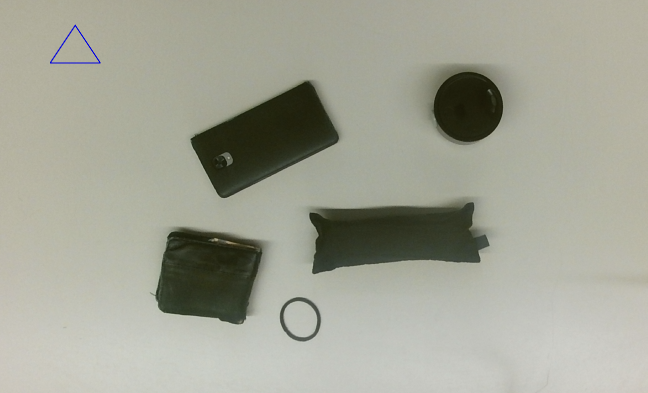
#> input picture code/Testing/drawn_grid.png, 1295 x 786 px (shown at 1/2 size); its folder holds only this picture in this run
$ python -i edge_thinning.py   (imports and definitions only)
#> lines starting #> are read from the running program, lines starting #| are printed output that depends on the picture; after the words box and inside, x2 and y2 are one past the last pixel; in counts of white or black regions, pixels touching at a corner belong together
#> the answer given: drawn_grid.png
#> in sobel_en_thin, image is the input picture: shape (786, 1295, 3); mean R, G, B 162.3, 163.5, 149.7
### code/Main/whole_process2.py
# OS.JOIN !!!!!!!!!!!!!!!
import cv2
from pykinect2 import PyKinectV2
from pykinect2 import PyKinectRuntime

import numpy as np
from statistics import mean
from PIL import Image, ImageDraw, ImageFont
import os
import matplotlib.pyplot as plt
import matplotlib.gridspec as gridspec
from scipy import ndimage
import time
import pickle
from sklearn.cluster import DBSCAN
import math

import ntpath

# path to ESAT7A1 directory of the github
currentDir = os.path.dirname(os.path.abspath(__file__)).replace("code\\Main", "")

# Algorithm variables:
gauss_repetitions      = 1  # gaussian blur
low_threshold          = 10  # hysteresis
high_threshold         = 80  # hysteresis

# Test Variables
timed                  = True
printing               = True
show_imgs              = True
save_imgs              = False
detection_matrix_save  = False


###### HULPFUNCTIES #######
def get_globals():
    # for the GUI
    return globals()


# [88 lines left out: functions show_images, save_images, is_connected, kinect_to_pc, not called in this run]


####### IMAGE PROCESSING #######
def grayscale(image):
    """
    :return: a grayscaled version of the input image
    """
    gray_image = (0.3 * image[:, :, 0] + 0.59 * image[:, :, 1] + 0.11 * image[:, :, 2]).astype(np.uint8)
    return gray_image


def gaussian_blur(image, reps):
    """
    blur the image 'reps' times with a chosen kernel
    :return: a slightly blurred version of the input image
    """
#> called with reps = 1
    if reps != 0:
        GaussianKernel = np.array([[1 / 16, 1 / 8, 1 / 16], [1 / 8, 1 / 4, 1 / 8], [1 / 16, 1 / 8, 1 / 16]])
        for i in range(reps):
            image = ndimage.convolve(image, GaussianKernel)

    return image


# [66 lines left out: functions sobel, hysteresis, process_image, not called in this run]


####### DETECTING OBJECTS #######
def detect_objects(matrix):
    matrix = matrix[::2, ::2].copy().astype(np.int32)  # new matrix with every other element of the rows and cols
    d = np.transpose(np.nonzero(matrix))  # get the indices of the ones
    db = DBSCAN(eps=6, min_samples=78,n_jobs=-1).fit(d)  # DBSCAN
    nb_objects = max(db.labels_) +1
    np.place(matrix, matrix, (db.labels_+1).astype(np.int32))  # map/place the labels of db_scan over matrix (where matrix==1)

    return matrix, nb_objects

counter         = 0
# min_nb_pixels   = 100
show            = True
save            = True
timed           = True
whileloop       = 0
Rest            = 0


# [157 lines left out: functions return_pixel_neighbours, is_part_of_an_object, are_part_of_same_object, detect_objects_senne, draw_boxes, hoekpunten_vinden and 1 more, not called in this run]


# [3 lines that do not run on import are left out]

### code/Testing/edge_thinning.py
import numpy as np
from scipy import ndimage
import math
import matplotlib.pyplot as plt
import tkinter as tk
from PIL import Image
from tkinter import filedialog
from Main.whole_process2 import grayscale, gaussian_blur, detect_objects
import time

timed = True
th_low = 0


def sobel(image):

    image = image.astype(np.int32)  # heel belangrijk, anders doet convolve vreemde dingen
#> image: shape (786, 1295) int32
    # define filters
    horizontal = np.array([[-1, 0, 1], [-2, 0, 2], [-1, 0, 1]])  # s2
    vertical = np.array([[-1, -2, -1], [0, 0, 0], [1, 2, 1]])  # s1

    # initialize new images
    Gh = ndimage.convolve(image, horizontal)
    Gv = ndimage.convolve(image, vertical)
    # print(f"* the horizontal gradient is: \n{Gh}\n")
    # print(f"* the vertical gradient is: \n{Gv}\n")

    # this needs to be done here because later on GH and GV change
    theta_rad = np.arctan2(Gv, Gh)
    theta_deg = theta_rad * 180 /math.pi
    theta_deg = theta_deg.astype(np.int32)
    # print(f"* the angles are: \n{theta_deg}\n")

    Magnitude = np.sqrt(np.square(Gh) + np.square(Gv))
    if np.amax(Magnitude) > 255:
        Magnitude = np.interp(Magnitude, (Magnitude.min(), Magnitude.max()), (0, 255))
    Magnitude = Magnitude.astype(np.uint8)  # reconvert range to (0, 255)

    return Magnitude, theta_deg


def thin_edges(magnitude, angle, low):
    """
    thin the edges and delete the values below the low threshold so that it doesn't need to happen in hysteresis anymore
    (or don't delete the low ones, doesn't really matter when it happens)
    """
#> called with low = 0
    # define footprints for the angle cases (1, 2, 3 and 4)
    t1 = time.time()
    f1 = np.array([[1, 0, 1]])
    f2 = np.array([[1, 0, 0], [0, 0, 0], [0, 0, 1]])  # hier had ik f4 verwacht, ma de hoeken kloppen niet
    f3 = np.array([[1], [0], [1]])
    f4 = np.array([[0, 0, 1], [0, 0, 0], [1, 0, 0]])  # hier had ik f2 verwacht
    # define conditions
    t2 = time.time()
    cond1 = magnitude >= ndimage.maximum_filter(magnitude, footprint=f1, mode='constant', cval=-np.inf)  # True/False matrix
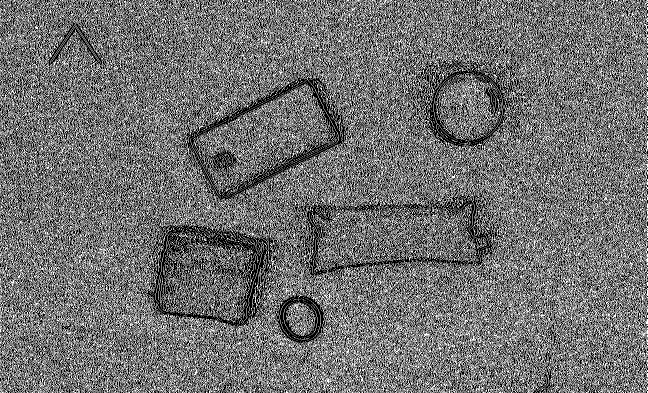
#> cond1: shape (786, 1295) bool (shown at 1/2 size); 44.2% white in thin lines or dots
    cond2 = magnitude >= ndimage.maximum_filter(magnitude, footprint=f2, mode='constant', cval=-np.inf)  # True/False matrix
#> cond2: shape (786, 1295) bool; 43.2% white in thin lines or dots
    cond3 = magnitude >= ndimage.maximum_filter(magnitude, footprint=f3, mode='constant', cval=-np.inf)  # True/False matrix
#> cond3: shape (786, 1295) bool; 43.9% white in thin lines or dots
    cond4 = magnitude >= ndimage.maximum_filter(magnitude, footprint=f4, mode='constant', cval=-np.inf)  # True/False matrixcond1 = magnitude >= ndimage.maximum_filter(magnitude, footprint=f1, mode='constant', cval=-np.inf)  # True/False matrix
#> cond4: shape (786, 1295) bool; 43.2% white in thin lines or dots
    t3 = time.time()
    pos_ang = np.where(angle < 0, angle + 180, angle)  # make the negative angles positive, works for this application
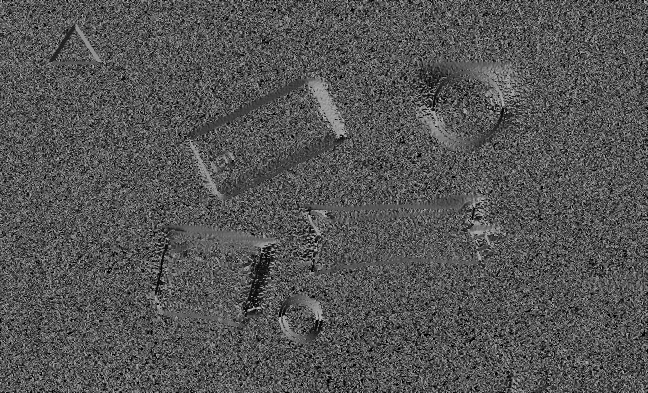
#> pos_ang: shape (786, 1295) int32 (shown at 1/2 size); min 0, max 180, mean 84.8
    t4 = time.time()
    # transform the angle matrix to a matrix of 1/0, indicating wether the element is the highest along its gradient
    ang_to_bool = np.where(pos_ang <= 22.5, cond1, np.where(pos_ang <= 67.5, cond2, np.where(pos_ang <= 112.5, cond3, np.where(
                    pos_ang <= 157.5, cond4, np.where(pos_ang > 157.5, cond1, pos_ang)))))
#> ang_to_bool: shape (786, 1295) int32; values 0 (black) and 1 (white), 51.7% white; black in thin lines or dots
    t5 = time.time()
    filtered = np.where(magnitude > low, ang_to_bool, 0)  # keep only the bools of the values higher than the low th
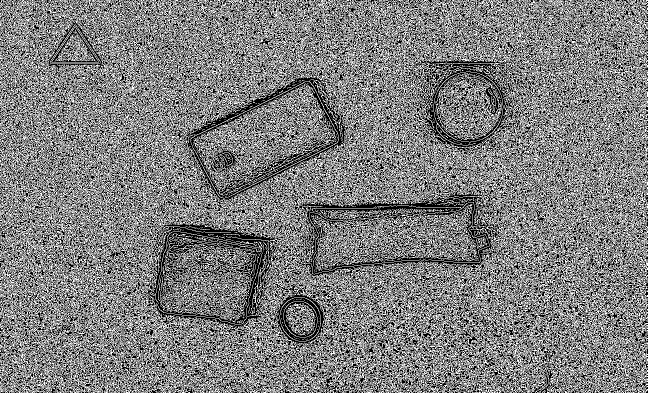
#> filtered: shape (786, 1295) int32 (shown at 1/2 size); values 0 (black) and 1 (white), 49.7% white in thin lines or dots
    t6 = time.time()
    remasked = np.where(filtered, magnitude, 0)  # og waardes er weer over trekken
    t7 = time.time()

    global timed
    if timed:
        print("EDGE THINNING:")
        print(f"Defining footprints:      {t2-t1}s")
        print(f"Defining conditions:      {t3-t2}s")
        print(f"Calculating pos_ang:      {t4-t3}s")
        print(f"Calculating ang_to_bool:  {t5-t4}s")
        print(f"Filtering:                {t6-t5}s")
        print(f"Remasking:                {t7-t6}s")
        print("-----------------------------------")
        print(f"TOTAL TIME:               {t7-t1}s\n")

    return remasked


def hysteresis(image, low, high):
    """
    :return: a matrix consisting of 0s and 1s indicating the edges after thresholding
    """
#> called with low = 10, high = 80
    structure = np.array([[1, 1, 1], [1, 1, 1], [1, 1, 1]])
    low = np.clip(low, a_min=None, a_max=high)  # ensure low always below high
    mask_low = image > low  # seperate 'weak/strong' values (mask_low[*,*]==True) from 'noise' values (=False)
#> mask_low: shape (786, 1295) bool; 3.6% white; 240 white regions (210 under 20 px), largest, box (x1, y1, x2, y2) and area: (298, 451, 545, 652) 10681, (379, 157, 686, 399) 7533, (611, 391, 981, 551) 7376
    mask_high = image >= high  # seperate 'strong' values (=True) from 'weak/noise' values (=False)
#> mask_high: shape (786, 1295) bool; 0.92% white in thin lines or dots, all inside (x1, y1, x2, y2) = (99, 48, 1008, 684)
    # Connected components of mask_low
    labels_low, num_labels = ndimage.label(mask_low, structure)  # detecting and naming islands, and also returns nb of islands (making a map of the islands)
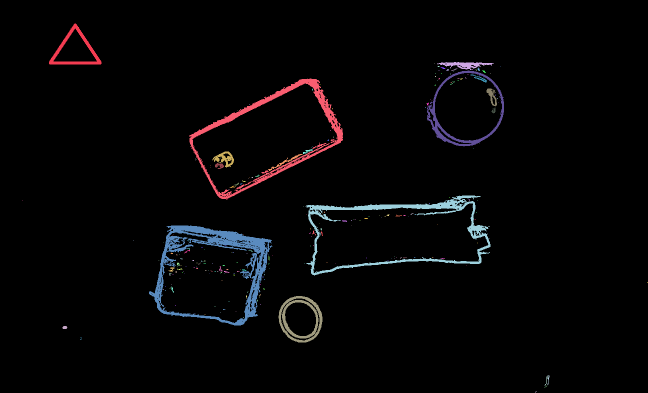
#> labels_low: shape (786, 1295) int32 (shown at 1/2 size); 241 distinct labels, from 0 to 240; one colour per label, 0 black
#> num_labels = 240
    # Check which connected components contain pixels from mask_high
    sums = ndimage.sum(mask_high, labels_low, np.arange(num_labels + 1))  # list of how many high's each island has
#> sums = 241 values, max 1967 at index 73, min 0 at index 0, mean 38.81
    connected_to_high = sums > 0  # seperate islands with at least one 'high' (=True) from islands without highs(=False)
    thresholded = connected_to_high[labels_low]  # special np thing, projecs the values of 'connected_to_high' onto the island of which the name (1,2,3...) is the same as the index of 'connected to high'
    # transform from True/False to 1/0
    thresholded = thresholded.astype(np.uint8)

    return thresholded


# def thin_edgess(magnitude, angle, low):
#     # define footprints for the angle cases (1, 2, 3 and 4)
#     f1 = np.array([[1, 0, 1]])
#     f2 = np.array([[1, 0, 0], [0, 0, 0], [0, 0, 1]])
#     f3 = np.array([[1], [0], [1]])
#     f4 = np.array([[0, 0, 1], [0, 0, 0], [1, 0, 0]])
#     # define conditions
#     t3 = time.time()
#     cond1 = magnitude >= ndimage.maximum_filter(magnitude, footprint=f1, mode='constant', cval=-np.inf)  # True/False
#     cond2 = magnitude >= ndimage.maximum_filter(magnitude, footprint=f2, mode='constant', cval=-np.inf)  # True/False
#     cond3 = magnitude >= ndimage.maximum_filter(magnitude, footprint=f3, mode='constant', cval=-np.inf)  # True/False
#     cond4 = magnitude >= ndimage.maximum_filter(magnitude, footprint=f4, mode='constant', cval=-np.inf)  # True/False
#     t4 = time.time()
#     # print(t4-t3)
#
#     ang_pos = np.where(angle < 0, angle + 180, angle)  # make the negative angles positive, works for this application
#     ang_pos_ = ang_pos.copy()  # make the negative angles positive, works for this application
#     t1 = time.time()
#     # ja kijk dit verandert ang_pos en da es nie hoed e, want je gebruikt dat nog als referentie
#     # en nu we dat niet meer doen, gaat het zelfs trager dan de eerste versie
#     np.putmask(ang_pos_, ang_pos > 157.5, cond1)
#     np.putmask(ang_pos_, ang_pos <= 157.5, cond4)
#     np.putmask(ang_pos_, ang_pos <= 112.5, cond3)
#     np.putmask(ang_pos_, ang_pos <= 67.5, cond2)
#     np.putmask(ang_pos_, ang_pos <= 22.5, cond1)
#     t2 = time.time()
#     print(t2-t1)
#
#     filtered = np.where(magnitude > low, ang_pos_, 0)  # keep only the angles of the values higher than the low th
#     remasked = np.where(filtered, magnitude, 0)  # og waardes er weer over trekken
#
#     return remasked


# def thin_edgess(magnitude, angle, low):
#     # print(f"*magnitude:\n{magnitude}\n*angle:\n{angle}")
#     # define footprints for the angle cases (1, 2, 3 and 4)
#     f1 = np.array([[1, 0, 1]])
#     f2 = np.array([[1, 0, 0], [0, 0, 0], [0, 0, 1]])  # hier had ik f4 verwacht, ma de hoeken kloppen niet
#     f3 = np.array([[1], [0], [1]])
#     f4 = np.array([[0, 0, 1], [0, 0, 0], [1, 0, 0]])  # hier had ik f2 verwacht
#     # define conditions
#     cond1 = magnitude >= ndimage.maximum_filter(magnitude, footprint=f1, mode='constant', cval=-np.inf)  # True/False
#     cond2 = magnitude >= ndimage.maximum_filter(magnitude, footprint=f2, mode='constant', cval=-np.inf)  # True/False
#     cond3 = magnitude >= ndimage.maximum_filter(magnitude, footprint=f3, mode='constant', cval=-np.inf)  # True/False
#     cond4 = magnitude >= ndimage.maximum_filter(magnitude, footprint=f4, mode='constant', cval=-np.inf)  # True/False
#
#     filter_zero_mag = np.where(magnitude == 0, 181, angle)
#     # print(f"*filter_zero_mag:\n{filter_zero_mag}")
#     ang_pos = np.where(filter_zero_mag < 0, filter_zero_mag + 180, filter_zero_mag)  # make the negative angles positive, works for this application
#     # print(f"*ang_pos: \n{ang_pos}")
#     # ang_to_num = np.where(ang_pos <= 22.5, 1, np.where(ang_pos <= 67.5, 2, np.where(ang_pos <= 112.5, 3, np.where(
#     #                 ang_pos <= 157.5, 4, np.where(ang_pos > 157.5, 1, ang_pos)))))
#     # filter = np.where(magnitude > low, ang_to_num, 0)  # keep only the angles of the values higher than the low th
#
#     ang_to_num = np.where(ang_pos <= 22.5, cond1, np.where(ang_pos <= 67.5, cond2, np.where(ang_pos <= 112.5, cond3, np.where(
#                     ang_pos <= 157.5, cond4, np.where(ang_pos > 157.5, cond1, np.where(ang_pos >180, 0, ang_pos))))))
#     # filtered = np.where(magnitude > low, ang_to_num, 0)  # keep only the angles of the values higher than the low t
#     # print(f"*ang_to_num: \n{ang_to_num}")
#     remasked = np.where(ang_to_num, magnitude, 0)  # og waardes er weer over trekken
#     # print(f"*remasked: \n{remasked}")
#
#     return remasked


# a1 = np.array([[1, 0, 120, 250, 255],
#                [0, 0, 120, 250, 255],
#                [0, 0, 120, 250, 255],
#                [0, 0, 120, 250, 255],
#                [0, 0, 120, 250, 255]])

# a1 = np.array([[0, 0, 0, 0, 0, 0, 0, 0, 0, 1, 1, 1, 1, 1],
#                [0, 0, 0, 0, 0, 0, 0, 0, 1, 1, 1, 1, 1, 1],
#                [0, 0, 0, 0, 0, 0, 0, 1, 1, 1, 1, 1, 1, 1],
#                [0, 0, 0, 0, 0, 0, 1, 1, 1, 1, 1, 1, 1, 1],
#                [0, 0, 0, 0, 0, 1, 1, 1, 1, 1, 1, 1, 1, 1],
#                [0, 0, 0, 0, 1, 1, 1, 1, 1, 1, 1, 1, 1, 1],
#                [0, 0, 0, 1, 1, 1, 1, 1, 1, 1, 1, 1, 1, 1],
#                [0, 0, 1, 1, 1, 1, 1, 1, 1, 1, 1, 1, 1, 1]])

# a1 = np.array([[0, 0, 0, 0, 0],
#                [0, 0, 0, 0, 1],
#                [0, 0, 0, 1, 1],
#                [0, 0, 1, 1, 1],
#                [0, 1, 1, 1, 1]])

# mag, ang = sobel(a1)
# thin_edgess(mag, ang, 60)


def sobel_en_thin():
    global th_low
    structure = np.array([[1, 1, 1, 1, 1],
                          [1, 1, 1, 1, 1],
                          [1, 1, 1, 1, 1],
                          [1, 1, 1, 1, 1],
                          [1, 1, 1, 1, 1]])
    filepath = filedialog.askopenfilename()
    image = np.array(Image.open(filepath))
    image = grayscale(image)
    image = gaussian_blur(image, 1)
    m, t = sobel(image)
    thin = thin_edges(m, t, th_low)
    t0 = time.time()
    hyst1 = hysteresis(m, 10, 80)
    t1 = time.time()
    hyst_thin = hysteresis(thin, 10, 80)
#> call 2 of hysteresis, with low = 10, high = 80
#> in hysteresis (call 2), `mask_low = image > low  # seperate 'weak/strong' values (mask_low[*,*]..`: mask_low: shape (786, 1295) bool; 1.1% white in thin lines or dots
#> in hysteresis (call 2), `mask_high = image >= high  # seperate 'strong' values (=True) from 'we..`: mask_high: shape (786, 1295) bool; 0.43% white in thin lines or dots, all inside (x1, y1, x2, y2) = (100, 49, 1007, 684)
#> in hysteresis (call 2), `labels_low, num_labels = ndimage.label(mask_low, structure)`:
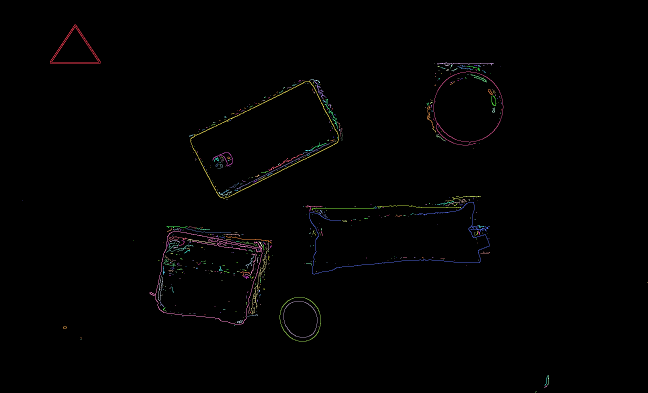
#> labels_low: shape (786, 1295) int32 (shown at 1/2 size); 607 distinct labels, from 0 to 606; one colour per label, 0 black
#> in hysteresis (call 2), `labels_low, num_labels = ndimage.label(mask_low, structure)`: num_labels = 606
#> in hysteresis (call 2), `sums = ndimage.sum(mask_high, labels_low, np.arange(num_labels + 1))  ..`: sums = 607 values, max 992 at index 43, min 0 at index 0, mean 7.19
    t2 = time.time()
    filled1 = ndimage.binary_fill_holes(hyst1)
#> filled1: shape (786, 1295) bool; 14.5% white; 6 white regions, box (x1, y1, x2, y2) and area: (379, 157, 686, 399) 41440, (611, 391, 981, 551) 41439, (298, 451, 545, 652) 36180, (854, 141, 1008, 293) 17625, (557, 592, 645, 685) 6403, (98, 47, 203, 129) 4712
    t3 = time.time()
    filled_thin = ndimage.binary_fill_holes(hyst_thin)
#> filled_thin: shape (786, 1295) bool; 2.9% white; 14 white regions (1 under 20 px), largest, box (x1, y1, x2, y2) and area: (867, 143, 1007, 291) 15611, (559, 594, 642, 684) 5813, (100, 49, 201, 128) 4327
    t4 = time.time()
    obj = detect_objects(filled1)
#> in detect_objects, `matrix = matrix[::2, ::2].copy().astype(np.int32)`: matrix: shape (393, 648) int32; values 0 (black) and 1 (white), 14.5% white; 8 white regions (2 under 20 px), largest, box (x1, y1, x2, y2) and area: (190, 79, 343, 200) 10362, (306, 196, 491, 276) 10353, (149, 226, 272, 326) 9039, (427, 71, 504, 147) 4406, (279, 296, 323, 343) 1607, (49, 24, 102, 65) 1186
#> in detect_objects, `d = np.transpose(np.nonzero(matrix))`: d = 36958 pairs, first value 24 to 342, second value 49 to 503
#> in detect_objects, `nb_objects = max(db.labels_) +1`: nb_objects = 6
#> in detect_objects, `np.place(matrix, matrix, (db.labels_+1).astype(np.int32))`:
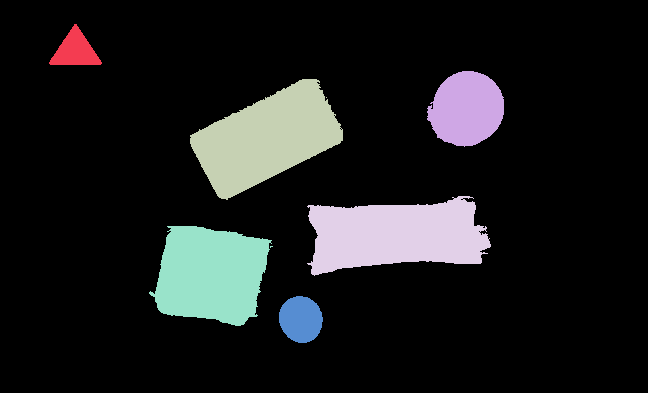
#> matrix: shape (393, 648) int32; 7 distinct labels, from 0 to 6; one colour per label, 0 black
    t5 = time.time()
    obj_thin = detect_objects(filled_thin)
#> in detect_objects (call 2), `matrix = matrix[::2, ::2].copy().astype(np.int32)`: matrix: shape (393, 648) int32; values 0 (black) and 1 (white), 2.9% white; 297 white regions (290 under 20 px), largest, box (x1, y1, x2, y2) and area: (434, 72, 504, 143) 3872, (280, 297, 321, 342) 1458, (50, 25, 101, 64) 1077
#> in detect_objects (call 2), `d = np.transpose(np.nonzero(matrix))`: d = 7500 pairs, first value 25 to 341, second value 50 to 503
#> in detect_objects (call 2), `nb_objects = max(db.labels_) +1`: nb_objects = 4
#> in detect_objects (call 2), `np.place(matrix, matrix, (db.labels_+1).astype(np.int32))`:
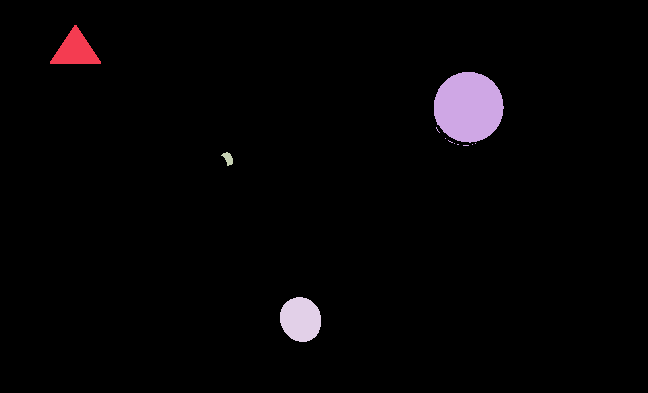
#> matrix: shape (393, 648) int32; 5 distinct labels, from 0 to 4; one colour per label, 0 black
    t6 = time.time()
    print(f"hyst:           {t1-t0}")
    print(f"hyst_thinned:   {t2-t1}")
    print(f"filled:         {t3-t2}")
    print(f"filled_thinned: {t4-t3}")
    print(f"db:             {t5-t4}")
    print(f"db_thinned:     {t6-t5}")
    f = plt.figure()
    f.suptitle("zoom in als ge de lijnen wilt zien")
    f.add_subplot(2,4,1)
    plt.imshow(m, cmap='gray')
    plt.title('sobel')
    f.add_subplot(2,4,5)
    plt.imshow(thin, cmap='gray')
    plt.title('thinned edges')
    f.add_subplot(2,4,2)
    plt.imshow(hyst1, cmap='gray')
    plt.title('hysteresis')
    f.add_subplot(2,4,6)
    plt.imshow(hyst_thin, cmap='gray')
    plt.title('hysteresis (thinned)')
    f.add_subplot(2,4,3)
    plt.imshow(filled1, cmap='gray')
    plt.title('filled')
    f.add_subplot(2,4,7)
    plt.imshow(filled_thin, cmap='gray')
    plt.title('filled (thinned)')
    f.add_subplot(2,4,4)
#> (the run stopped early here; a loop or call above may not have finished)
